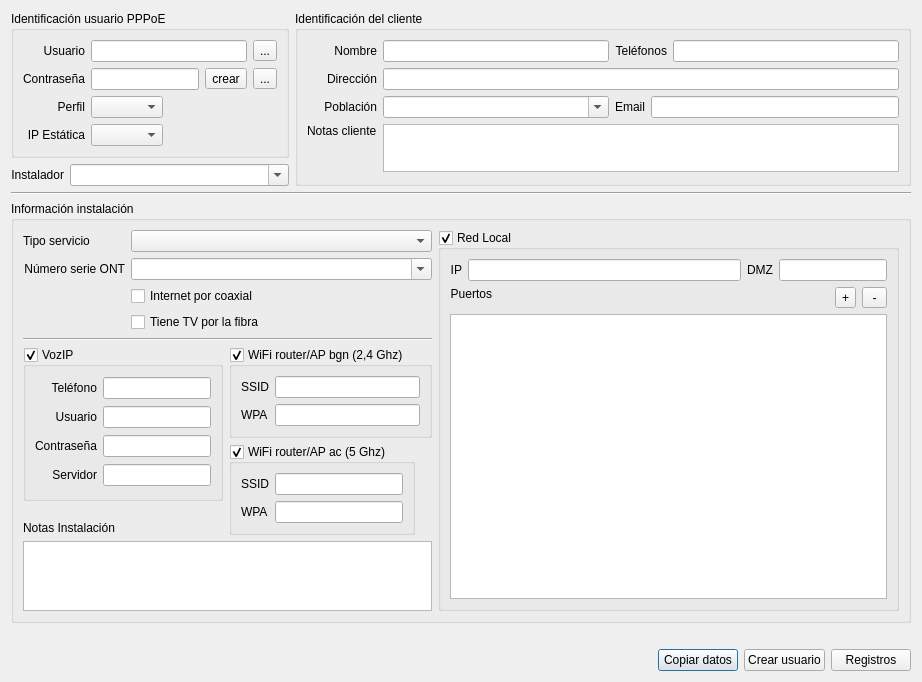
<?xml version="1.0" encoding="UTF-8"?>
<ui version="4.0">
 <class>DlgPPPUser</class>
 <widget class="QDialog" name="DlgPPPUser">
  <property name="geometry">
   <rect>
    <x>0</x>
    <y>0</y>
    <width>922</width>
    <height>625</height>
   </rect>
  </property>
  <property name="windowTitle">
   <string>Dialog</string>
  </property>
  <layout class="QGridLayout" name="gridLayout_8">
   <item row="2" column="0" colspan="3">
    <widget class="Line" name="line">
     <property name="orientation">
      <enum>Qt::Horizontal</enum>
     </property>
    </widget>
   </item>
   <item row="0" column="0" colspan="2">
    <widget class="QGroupBox" name="groupBox">
     <property name="sizePolicy">
      <sizepolicy hsizetype="Maximum" vsizetype="Maximum">
       <horstretch>0</horstretch>
       <verstretch>0</verstretch>
      </sizepolicy>
     </property>
     <property name="title">
      <string>Identificación usuario PPPoE</string>
     </property>
     <layout class="QGridLayout" name="gridLayout">
      <item row="1" column="1">
       <widget class="QLineEdit" name="pppUserPassLineEdit">
        <property name="maxLength">
         <number>20</number>
        </property>
       </widget>
      </item>
      <item row="0" column="0">
       <widget class="QLabel" name="label">
        <property name="text">
         <string>Usuario</string>
        </property>
        <property name="alignment">
         <set>Qt::AlignRight|Qt::AlignTrailing|Qt::AlignVCenter</set>
        </property>
       </widget>
      </item>
      <item row="3" column="0">
       <widget class="QLabel" name="label_13">
        <property name="text">
         <string>IP Estática</string>
        </property>
        <property name="alignment">
         <set>Qt::AlignRight|Qt::AlignTrailing|Qt::AlignVCenter</set>
        </property>
       </widget>
      </item>
      <item row="0" column="1" colspan="2">
       <widget class="QLineEdit" name="pppUserNameLineEdit"/>
      </item>
      <item row="2" column="1" colspan="3">
       <widget class="QFancyComboBox" name="pppProfileComboBox">
        <property name="sizePolicy">
         <sizepolicy hsizetype="Maximum" vsizetype="Fixed">
          <horstretch>0</horstretch>
          <verstretch>0</verstretch>
         </sizepolicy>
        </property>
       </widget>
      </item>
      <item row="2" column="0">
       <widget class="QLabel" name="label_3">
        <property name="text">
         <string>Perfil</string>
        </property>
        <property name="alignment">
         <set>Qt::AlignRight|Qt::AlignTrailing|Qt::AlignVCenter</set>
        </property>
       </widget>
      </item>
      <item row="1" column="2">
       <widget class="QToolButton" name="pppUserPassCreateButton">
        <property name="text">
         <string>crear</string>
        </property>
       </widget>
      </item>
      <item row="0" column="3">
       <widget class="QToolButton" name="pppUserNameCopyButton">
        <property name="text">
         <string>...</string>
        </property>
        <property name="icon">
         <iconset resource="../iconos.qrc">
          <normaloff>:/iconos/img/Copy-icon.png</normaloff>:/iconos/img/Copy-icon.png</iconset>
        </property>
       </widget>
      </item>
      <item row="1" column="3">
       <widget class="QToolButton" name="pppUserPassCopyButton">
        <property name="text">
         <string>...</string>
        </property>
        <property name="icon">
         <iconset resource="../iconos.qrc">
          <normaloff>:/iconos/img/Copy-icon.png</normaloff>:/iconos/img/Copy-icon.png</iconset>
        </property>
       </widget>
      </item>
      <item row="1" column="0">
       <widget class="QLabel" name="label_2">
        <property name="text">
         <string>Contraseña</string>
        </property>
        <property name="alignment">
         <set>Qt::AlignRight|Qt::AlignTrailing|Qt::AlignVCenter</set>
        </property>
       </widget>
      </item>
      <item row="3" column="1" colspan="3">
       <widget class="QFancyComboBox" name="staticIPComboBox">
        <property name="sizePolicy">
         <sizepolicy hsizetype="Maximum" vsizetype="Fixed">
          <horstretch>0</horstretch>
          <verstretch>0</verstretch>
         </sizepolicy>
        </property>
       </widget>
      </item>
     </layout>
    </widget>
   </item>
   <item row="1" column="0">
    <widget class="QLabel" name="label_10">
     <property name="sizePolicy">
      <sizepolicy hsizetype="Maximum" vsizetype="Preferred">
       <horstretch>0</horstretch>
       <verstretch>0</verstretch>
      </sizepolicy>
     </property>
     <property name="text">
      <string>Instalador</string>
     </property>
     <property name="alignment">
      <set>Qt::AlignRight|Qt::AlignTrailing|Qt::AlignVCenter</set>
     </property>
    </widget>
   </item>
   <item row="3" column="0" colspan="3">
    <widget class="QGroupBox" name="groupBox_3">
     <property name="title">
      <string>Información instalación</string>
     </property>
     <layout class="QGridLayout" name="gridLayout_7">
      <item row="6" column="2" rowspan="3">
       <widget class="QGroupBox" name="wifi5GroupBox">
        <property name="sizePolicy">
         <sizepolicy hsizetype="Maximum" vsizetype="Preferred">
          <horstretch>0</horstretch>
          <verstretch>0</verstretch>
         </sizepolicy>
        </property>
        <property name="title">
         <string>WiFi router/AP ac (5 Ghz)</string>
        </property>
        <property name="checkable">
         <bool>true</bool>
        </property>
        <layout class="QGridLayout" name="gridLayout_6">
         <item row="0" column="0">
          <widget class="QLabel" name="label_12">
           <property name="sizePolicy">
            <sizepolicy hsizetype="Maximum" vsizetype="Preferred">
             <horstretch>0</horstretch>
             <verstretch>0</verstretch>
            </sizepolicy>
           </property>
           <property name="text">
            <string>SSID</string>
           </property>
           <property name="alignment">
            <set>Qt::AlignRight|Qt::AlignTrailing|Qt::AlignVCenter</set>
           </property>
          </widget>
         </item>
         <item row="0" column="1">
          <widget class="QLineEdit" name="wifi5SSIDLineEdit"/>
         </item>
         <item row="1" column="0">
          <widget class="QLabel" name="label_14">
           <property name="sizePolicy">
            <sizepolicy hsizetype="Maximum" vsizetype="Preferred">
             <horstretch>0</horstretch>
             <verstretch>0</verstretch>
            </sizepolicy>
           </property>
           <property name="text">
            <string>WPA</string>
           </property>
          </widget>
         </item>
         <item row="1" column="1">
          <widget class="QLineEdit" name="wifi5WPALineEdit"/>
         </item>
        </layout>
       </widget>
      </item>
      <item row="1" column="1" colspan="2">
       <widget class="QComboBox" name="ontSNComboBox">
        <property name="editable">
         <bool>true</bool>
        </property>
       </widget>
      </item>
      <item row="0" column="1" colspan="2">
       <widget class="QComboBox" name="serviceTypeComboBox"/>
      </item>
      <item row="0" column="3" rowspan="10">
       <widget class="QGroupBox" name="lanGroupBox">
        <property name="sizePolicy">
         <sizepolicy hsizetype="MinimumExpanding" vsizetype="Preferred">
          <horstretch>0</horstretch>
          <verstretch>0</verstretch>
         </sizepolicy>
        </property>
        <property name="title">
         <string>Red Local</string>
        </property>
        <property name="checkable">
         <bool>true</bool>
        </property>
        <layout class="QGridLayout" name="gridLayout_4">
         <item row="0" column="2">
          <widget class="QLabel" name="label_20">
           <property name="text">
            <string>DMZ</string>
           </property>
           <property name="alignment">
            <set>Qt::AlignRight|Qt::AlignTrailing|Qt::AlignVCenter</set>
           </property>
          </widget>
         </item>
         <item row="1" column="0" colspan="2">
          <widget class="QLabel" name="label_19">
           <property name="sizePolicy">
            <sizepolicy hsizetype="Fixed" vsizetype="Preferred">
             <horstretch>0</horstretch>
             <verstretch>0</verstretch>
            </sizepolicy>
           </property>
           <property name="text">
            <string>Puertos</string>
           </property>
           <property name="alignment">
            <set>Qt::AlignRight|Qt::AlignTop|Qt::AlignTrailing</set>
           </property>
          </widget>
         </item>
         <item row="0" column="0">
          <widget class="QLabel" name="label_18">
           <property name="text">
            <string>IP</string>
           </property>
           <property name="alignment">
            <set>Qt::AlignRight|Qt::AlignTrailing|Qt::AlignVCenter</set>
           </property>
          </widget>
         </item>
         <item row="0" column="3" colspan="3">
          <widget class="QLineEdit" name="lanDMZLineEdit">
           <property name="sizePolicy">
            <sizepolicy hsizetype="MinimumExpanding" vsizetype="Fixed">
             <horstretch>0</horstretch>
             <verstretch>0</verstretch>
            </sizepolicy>
           </property>
          </widget>
         </item>
         <item row="0" column="1">
          <widget class="QLineEdit" name="lanIPLineEdit"/>
         </item>
         <item row="2" column="0" colspan="6">
          <widget class="QPortForwardTableWidget" name="lanPortsTableWidget">
           <property name="sizePolicy">
            <sizepolicy hsizetype="Expanding" vsizetype="MinimumExpanding">
             <horstretch>0</horstretch>
             <verstretch>0</verstretch>
            </sizepolicy>
           </property>
          </widget>
         </item>
         <item row="1" column="5">
          <widget class="QToolButton" name="delPortButton">
           <property name="text">
            <string> - </string>
           </property>
          </widget>
         </item>
         <item row="1" column="4">
          <widget class="QToolButton" name="addPortButton">
           <property name="text">
            <string>+</string>
           </property>
          </widget>
         </item>
        </layout>
       </widget>
      </item>
      <item row="4" column="0" colspan="3">
       <widget class="Line" name="line_2">
        <property name="orientation">
         <enum>Qt::Horizontal</enum>
        </property>
       </widget>
      </item>
      <item row="1" column="0">
       <widget class="QLabel" name="label_21">
        <property name="text">
         <string>Número serie ONT</string>
        </property>
        <property name="alignment">
         <set>Qt::AlignRight|Qt::AlignTrailing|Qt::AlignVCenter</set>
        </property>
       </widget>
      </item>
      <item row="5" column="2">
       <widget class="QGroupBox" name="wifi2GroupBox">
        <property name="sizePolicy">
         <sizepolicy hsizetype="Maximum" vsizetype="Preferred">
          <horstretch>0</horstretch>
          <verstretch>0</verstretch>
         </sizepolicy>
        </property>
        <property name="title">
         <string>WiFi router/AP bgn (2,4 Ghz)</string>
        </property>
        <property name="checkable">
         <bool>true</bool>
        </property>
        <layout class="QGridLayout" name="gridLayout_3">
         <item row="0" column="1">
          <widget class="QLineEdit" name="wifi2SSIDLineEdit"/>
         </item>
         <item row="1" column="0">
          <widget class="QLabel" name="label_22">
           <property name="sizePolicy">
            <sizepolicy hsizetype="Maximum" vsizetype="Preferred">
             <horstretch>0</horstretch>
             <verstretch>0</verstretch>
            </sizepolicy>
           </property>
           <property name="text">
            <string>WPA</string>
           </property>
          </widget>
         </item>
         <item row="0" column="0">
          <widget class="QLabel" name="label_11">
           <property name="sizePolicy">
            <sizepolicy hsizetype="Maximum" vsizetype="Preferred">
             <horstretch>0</horstretch>
             <verstretch>0</verstretch>
            </sizepolicy>
           </property>
           <property name="text">
            <string>SSID</string>
           </property>
           <property name="alignment">
            <set>Qt::AlignRight|Qt::AlignTrailing|Qt::AlignVCenter</set>
           </property>
          </widget>
         </item>
         <item row="1" column="1">
          <widget class="QLineEdit" name="wifi2WPALineEdit"/>
         </item>
        </layout>
       </widget>
      </item>
      <item row="5" column="0" rowspan="3" colspan="2">
       <widget class="QGroupBox" name="voipGroupBox">
        <property name="title">
         <string>VozIP</string>
        </property>
        <property name="checkable">
         <bool>true</bool>
        </property>
        <layout class="QGridLayout" name="gridLayout_5">
         <item row="1" column="0">
          <widget class="QLabel" name="label_16">
           <property name="text">
            <string>Usuario</string>
           </property>
           <property name="alignment">
            <set>Qt::AlignRight|Qt::AlignTrailing|Qt::AlignVCenter</set>
           </property>
          </widget>
         </item>
         <item row="3" column="1">
          <widget class="QLineEdit" name="voipServerLineEdit"/>
         </item>
         <item row="0" column="1">
          <widget class="QLineEdit" name="voipPhoneNumber"/>
         </item>
         <item row="2" column="1">
          <widget class="QLineEdit" name="voipUserPass"/>
         </item>
         <item row="0" column="0">
          <widget class="QLabel" name="label_15">
           <property name="text">
            <string>Teléfono</string>
           </property>
           <property name="alignment">
            <set>Qt::AlignRight|Qt::AlignTrailing|Qt::AlignVCenter</set>
           </property>
          </widget>
         </item>
         <item row="2" column="0">
          <widget class="QLabel" name="label_17">
           <property name="text">
            <string>Contraseña</string>
           </property>
           <property name="alignment">
            <set>Qt::AlignRight|Qt::AlignTrailing|Qt::AlignVCenter</set>
           </property>
          </widget>
         </item>
         <item row="3" column="0">
          <widget class="QLabel" name="label_24">
           <property name="text">
            <string>Servidor</string>
           </property>
           <property name="alignment">
            <set>Qt::AlignRight|Qt::AlignTrailing|Qt::AlignVCenter</set>
           </property>
          </widget>
         </item>
         <item row="1" column="1">
          <widget class="QLineEdit" name="voipUserName"/>
         </item>
        </layout>
       </widget>
      </item>
      <item row="8" column="0" colspan="2">
       <widget class="QLabel" name="label_25">
        <property name="text">
         <string>Notas Instalación</string>
        </property>
        <property name="alignment">
         <set>Qt::AlignBottom|Qt::AlignLeading|Qt::AlignLeft</set>
        </property>
       </widget>
      </item>
      <item row="0" column="0">
       <widget class="QLabel" name="label_23">
        <property name="text">
         <string>Tipo servicio</string>
        </property>
       </widget>
      </item>
      <item row="2" column="1" colspan="2">
       <widget class="QCheckBox" name="iocCheckBox">
        <property name="text">
         <string>Internet por coaxial</string>
        </property>
       </widget>
      </item>
      <item row="3" column="1" colspan="2">
       <widget class="QCheckBox" name="tofCheckBox">
        <property name="text">
         <string>Tiene TV por la fibra</string>
        </property>
       </widget>
      </item>
      <item row="9" column="0" colspan="3">
       <widget class="QTextEdit" name="installNotesTextEdit"/>
      </item>
     </layout>
    </widget>
   </item>
   <item row="0" column="2" rowspan="2">
    <widget class="QGroupBox" name="groupBox_2">
     <property name="title">
      <string>Identificación del cliente</string>
     </property>
     <layout class="QGridLayout" name="gridLayout_2">
      <item row="3" column="0">
       <widget class="QLabel" name="label_9">
        <property name="text">
         <string>Notas cliente</string>
        </property>
        <property name="alignment">
         <set>Qt::AlignLeading|Qt::AlignLeft|Qt::AlignTop</set>
        </property>
       </widget>
      </item>
      <item row="2" column="2">
       <widget class="QLabel" name="label_8">
        <property name="text">
         <string>Email</string>
        </property>
        <property name="alignment">
         <set>Qt::AlignRight|Qt::AlignTrailing|Qt::AlignVCenter</set>
        </property>
       </widget>
      </item>
      <item row="2" column="1">
       <widget class="QFancyComboBox" name="clientCityComboBox">
        <property name="editable">
         <bool>true</bool>
        </property>
        <property name="currentIndex">
         <number>-1</number>
        </property>
       </widget>
      </item>
      <item row="2" column="0">
       <widget class="QLabel" name="label_6">
        <property name="text">
         <string>Población</string>
        </property>
        <property name="alignment">
         <set>Qt::AlignRight|Qt::AlignTrailing|Qt::AlignVCenter</set>
        </property>
       </widget>
      </item>
      <item row="0" column="4">
       <widget class="QLineEdit" name="clientPhonesLineEdit"/>
      </item>
      <item row="1" column="1" colspan="4">
       <widget class="QLineEdit" name="clientAddressLineEdit"/>
      </item>
      <item row="3" column="1" colspan="4">
       <widget class="QTextEdit" name="clientNotesTextEdit">
        <property name="maximumSize">
         <size>
          <width>16777215</width>
          <height>48</height>
         </size>
        </property>
       </widget>
      </item>
      <item row="0" column="1">
       <widget class="QLineEdit" name="clientNameLineEdit"/>
      </item>
      <item row="1" column="0">
       <widget class="QLabel" name="label_5">
        <property name="text">
         <string>Dirección</string>
        </property>
        <property name="alignment">
         <set>Qt::AlignRight|Qt::AlignTrailing|Qt::AlignVCenter</set>
        </property>
       </widget>
      </item>
      <item row="2" column="3" colspan="2">
       <widget class="QLineEdit" name="clientEmailLineEdit"/>
      </item>
      <item row="0" column="0">
       <widget class="QLabel" name="label_4">
        <property name="text">
         <string>Nombre</string>
        </property>
        <property name="alignment">
         <set>Qt::AlignRight|Qt::AlignTrailing|Qt::AlignVCenter</set>
        </property>
       </widget>
      </item>
      <item row="0" column="2" colspan="2">
       <widget class="QLabel" name="label_7">
        <property name="text">
         <string>Teléfonos</string>
        </property>
        <property name="alignment">
         <set>Qt::AlignRight|Qt::AlignTrailing|Qt::AlignVCenter</set>
        </property>
       </widget>
      </item>
     </layout>
    </widget>
   </item>
   <item row="1" column="1">
    <widget class="QFancyComboBox" name="installerComboBox">
     <property name="editable">
      <bool>true</bool>
     </property>
    </widget>
   </item>
   <item row="5" column="0" colspan="3">
    <layout class="QHBoxLayout" name="horizontalLayout">
     <item>
      <spacer name="horizontalSpacer">
       <property name="orientation">
        <enum>Qt::Horizontal</enum>
       </property>
       <property name="sizeHint" stdset="0">
        <size>
         <width>61</width>
         <height>20</height>
        </size>
       </property>
      </spacer>
     </item>
     <item>
      <widget class="QPushButton" name="copyInfoButton">
       <property name="sizePolicy">
        <sizepolicy hsizetype="Maximum" vsizetype="Fixed">
         <horstretch>0</horstretch>
         <verstretch>0</verstretch>
        </sizepolicy>
       </property>
       <property name="text">
        <string>Copiar datos</string>
       </property>
      </widget>
     </item>
     <item>
      <widget class="QPushButton" name="applyDataButton">
       <property name="text">
        <string>Crear usuario</string>
       </property>
      </widget>
     </item>
     <item>
      <widget class="QPushButton" name="clientLogsButton">
       <property name="text">
        <string>Registros</string>
       </property>
      </widget>
     </item>
    </layout>
   </item>
   <item row="4" column="0" colspan="3">
    <widget class="QLabel" name="infoLabel">
     <property name="sizePolicy">
      <sizepolicy hsizetype="Preferred" vsizetype="Fixed">
       <horstretch>0</horstretch>
       <verstretch>0</verstretch>
      </sizepolicy>
     </property>
     <property name="palette">
      <palette>
       <active>
        <colorrole role="WindowText">
         <brush brushstyle="SolidPattern">
          <color alpha="255">
           <red>255</red>
           <green>0</green>
           <blue>0</blue>
          </color>
         </brush>
        </colorrole>
       </active>
       <inactive>
        <colorrole role="WindowText">
         <brush brushstyle="SolidPattern">
          <color alpha="255">
           <red>255</red>
           <green>0</green>
           <blue>0</blue>
          </color>
         </brush>
        </colorrole>
       </inactive>
       <disabled>
        <colorrole role="WindowText">
         <brush brushstyle="SolidPattern">
          <color alpha="255">
           <red>120</red>
           <green>120</green>
           <blue>120</blue>
          </color>
         </brush>
        </colorrole>
       </disabled>
      </palette>
     </property>
     <property name="font">
      <font>
       <weight>75</weight>
       <bold>true</bold>
      </font>
     </property>
     <property name="text">
      <string/>
     </property>
    </widget>
   </item>
  </layout>
 </widget>
 <customwidgets>
  <customwidget>
   <class>QFancyComboBox</class>
   <extends>QComboBox</extends>
   <header>Widgets/QFancyComboBox.h</header>
  </customwidget>
  <customwidget>
   <class>QPortForwardTableWidget</class>
   <extends>QTableWidget</extends>
   <header>Widgets/QPortForwardTableWidget.h</header>
  </customwidget>
 </customwidgets>
 <tabstops>
  <tabstop>pppUserNameLineEdit</tabstop>
  <tabstop>pppUserNameCopyButton</tabstop>
  <tabstop>pppUserPassLineEdit</tabstop>
  <tabstop>pppUserPassCreateButton</tabstop>
  <tabstop>pppUserPassCopyButton</tabstop>
  <tabstop>pppProfileComboBox</tabstop>
  <tabstop>staticIPComboBox</tabstop>
  <tabstop>clientNameLineEdit</tabstop>
  <tabstop>clientPhonesLineEdit</tabstop>
  <tabstop>clientAddressLineEdit</tabstop>
  <tabstop>clientCityComboBox</tabstop>
  <tabstop>clientEmailLineEdit</tabstop>
  <tabstop>clientNotesTextEdit</tabstop>
  <tabstop>voipGroupBox</tabstop>
  <tabstop>voipPhoneNumber</tabstop>
  <tabstop>voipUserName</tabstop>
  <tabstop>voipUserPass</tabstop>
  <tabstop>voipServerLineEdit</tabstop>
  <tabstop>wifi2GroupBox</tabstop>
  <tabstop>wifi2SSIDLineEdit</tabstop>
  <tabstop>wifi2WPALineEdit</tabstop>
  <tabstop>wifi5GroupBox</tabstop>
  <tabstop>wifi5SSIDLineEdit</tabstop>
  <tabstop>wifi5WPALineEdit</tabstop>
  <tabstop>lanGroupBox</tabstop>
  <tabstop>lanIPLineEdit</tabstop>
  <tabstop>lanDMZLineEdit</tabstop>
  <tabstop>addPortButton</tabstop>
  <tabstop>delPortButton</tabstop>
  <tabstop>lanPortsTableWidget</tabstop>
  <tabstop>installNotesTextEdit</tabstop>
  <tabstop>copyInfoButton</tabstop>
  <tabstop>applyDataButton</tabstop>
  <tabstop>clientLogsButton</tabstop>
 </tabstops>
 <resources>
  <include location="../iconos.qrc"/>
 </resources>
 <connections/>
</ui>
